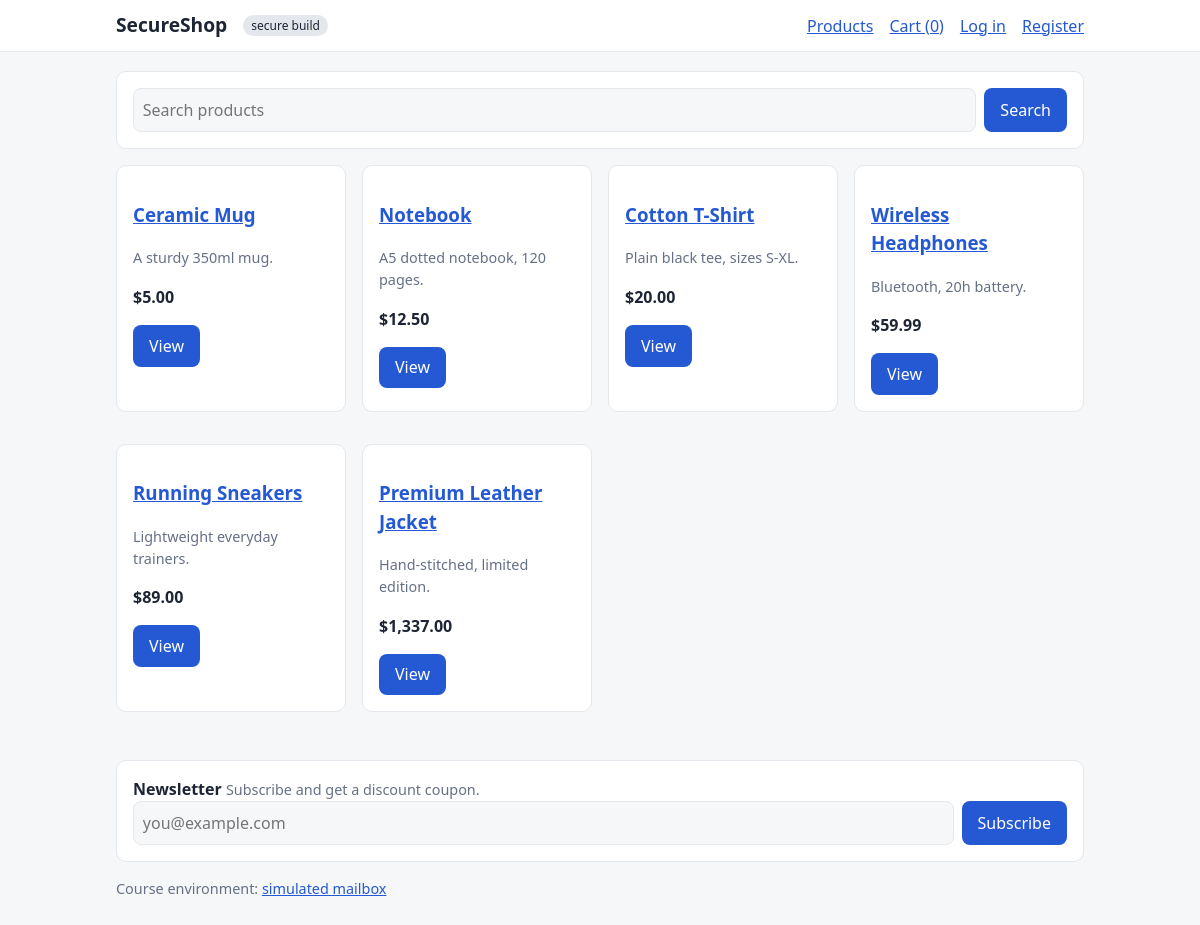
The page / on the database its author committed.
### tables this page shows
CREATE TABLE products(
  id INTEGER PRIMARY KEY AUTOINCREMENT, name TEXT NOT NULL,
  description TEXT NOT NULL, price INTEGER NOT NULL);

### app.py (the view)
@app.route("/")
def index():
    q = request.args.get("q", "").strip()[:100]
    db = get_db()
    if q:
        rows = db.execute("SELECT * FROM products WHERE name LIKE ? OR description LIKE ?",
                          (f"%{q}%", f"%{q}%")).fetchall()
    else:
        rows = db.execute("SELECT * FROM products").fetchall()
    return render_template("index.html", products=rows, q=q)

### app.py (called while the page is built)
def get_db():
    if "db" not in g:
        g.db = sqlite3.connect(DB_PATH, timeout=10)
        g.db.row_factory = sqlite3.Row
    return g.db

def money(cents):
    return f"${cents / 100:,.2f}"

@app.before_request
def load_user():
    g.user = None
    uid = session.get("uid")
    if uid:
        g.user = get_db().execute("SELECT * FROM users WHERE id=?", (uid,)).fetchone()
        if g.user is None:
            session.clear()

@app.context_processor
def inject_globals():
    cart = session.get("cart", {})
    return {"secure": SECURE, "user": g.get("user"), "dev_mailbox": DEV_MAILBOX,
            "cart_count": sum(i["qty"] for i in cart.values())}

### templates/index.html (shortened to what this page needs)
{% extends "base.html" %}
{% block content %}
<form method="get" class="inline card"><input name="q" value="{{ q }}" placeholder="Search products" maxlength="100"><button>Search</button></form>
<div class="grid">
{% for p in products %}
  <div class="card">
    <h3><a href="{{ url_for('product', pid=p.id) }}">{{ p.name }}</a></h3>
    <p class="muted">{{ p.description }}</p>
    <p class="price">{{ p.price|money }}</p>
    <a class="btn" href="{{ url_for('product', pid=p.id) }}">View</a>
  </div>
{% endfor %}
</div>
{% endblock %}

### templates/base.html (shortened to what this page needs)
<!doctype html>
<html lang="en">
<head>
<link rel="stylesheet" href="{{ url_for('static', filename='style.css') }}">
</head>
<body>
<header><div class="bar">
  <a class="logo" href="{{ url_for('index') }}">SecureShop</a>
  <span class="badge">{{ 'secure build' if secure else 'NAIVE build (vulnerable)' }}</span>
  <nav>
    <a href="{{ url_for('index') }}">Products</a>
    <a href="{{ url_for('cart') }}">Cart ({{ cart_count }})</a>
    {% if user %}
      <a href="{{ url_for('orders') }}">Orders</a>
      <a href="{{ url_for('account') }}">{{ user.username }} · {{ (user.credit)|money }}</a>
      {% if user.role == 'admin' %}<a href="{{ url_for('admin') }}">Admin</a>{% endif %}
      <form method="post" action="{{ url_for('logout') }}"><button class="link">Log out</button></form>
    {% else %}
      <a href="{{ url_for('login') }}">Log in</a>
      <a href="{{ url_for('register') }}">Register</a>
    {% endif %}
  </nav>
</div></header>
<main>
{% block content %}{% endblock %}
</main>
<footer>
  <form method="post" action="{{ url_for('newsletter') }}" class="card">
    <strong>Newsletter</strong> <span class="muted">Subscribe and get a discount coupon.</span>
    <div class="inline"><input type="email" name="email" placeholder="you@example.com" required maxlength="254">
    <button>Subscribe</button></div>
  </form>
  {% if dev_mailbox %}<p class="muted">Course environment: <a href="{{ url_for('dev_mailbox') }}">simulated mailbox</a></p>{% endif %}
</footer>
</body></html>

### static/style.css (style rules this page uses)
:root { --bg:#f6f7f9;--card:#fff;--text:#1d2433;--muted:#667085;--brand:#2459d3;--brand-d:#1a46a8;--ok:#13795b;--err:#b42318;--line:#e4e7ec }
* { box-sizing:border-box }
body { margin:0;font-family:system-ui,-apple-system,"Segoe UI",Roboto,sans-serif;background:var(--bg);color:var(--text);line-height:1.5 }
a { color:var(--brand) }
header { background:var(--card);border-bottom:1px solid var(--line) }
.bar { max-width:1000px;margin:auto;padding:.7rem 1rem;display:flex;flex-wrap:wrap;gap:.5rem 1rem;align-items:center }
.logo { font-weight:700;font-size:1.2rem;text-decoration:none;color:var(--text) }
nav { display:flex;flex-wrap:wrap;gap:.3rem 1rem;align-items:center;margin-left:auto }
main { max-width:1000px;margin:1.2rem auto;padding:0 1rem }
.card { background:var(--card);border:1px solid var(--line);border-radius:10px;padding:1rem;margin-bottom:1rem }
.grid { display:grid;grid-template-columns:repeat(auto-fill,minmax(210px,1fr));gap:1rem }
.price { font-weight:700 }
.muted { color:var(--muted);font-size:.9rem }
input,textarea,select { width:100%;padding:.55rem;border:1px solid var(--line);border-radius:8px;background:var(--bg);color:var(--text);font:inherit }
button,.btn { background:var(--brand);color:#fff;border:0;border-radius:8px;padding:.55rem 1rem;font:inherit;cursor:pointer;text-decoration:none;display:inline-block }
footer { max-width:1000px;margin:2rem auto;padding:0 1rem 2rem }
.inline { display:flex;gap:.5rem }
.inline input { flex:1 }
.badge { font-size:.75rem;padding:.1rem .5rem;border-radius:99px;background:var(--line) }

### rows shown on the page
products: name "Ceramic Mug", description "A sturdy 350ml mug.", price "$5.00"
products: name "Notebook", description "A5 dotted notebook, 120 pages.", price "$12.50"
products: name "Cotton T-Shirt", description "Plain black tee, sizes S-XL.", price "$20.00"
products: name "Wireless Headphones", description "Bluetooth, 20h battery.", price "$59.99"
products: name "Running Sneakers", description "Lightweight everyday trainers.", price "$89.00"
products: name "Premium Leather Jacket", description "Hand-stitched, limited edition.", price "$1,337.00"

### other values the page prints
{{ 'secure build' if secure else 'NAIVE build (vulnerable)' }} "secure build"
{{ cart_count }} "0"
